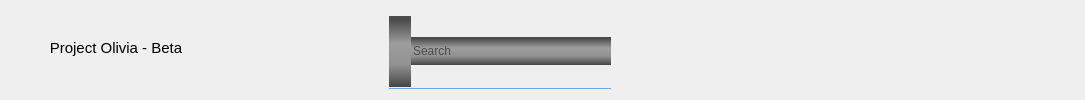
     <widget class="QWidget" name="top_widget" native="true">
      <property name="sizePolicy">
       <sizepolicy hsizetype="Preferred" vsizetype="Maximum">
        <horstretch>0</horstretch>
        <verstretch>0</verstretch>
       </sizepolicy>
      </property>
      <property name="focusPolicy">
       <enum>Qt::ClickFocus</enum>
      </property>
      <property name="styleSheet">
       <string notr="true">QWidget#top_widget{
}</string>
      </property>
      <layout class="QHBoxLayout" name="horizontalLayout_4">
       <property name="topMargin">
        <number>7</number>
       </property>
       <item>
        <widget class="QPushButton" name="menu">
         <property name="styleSheet">
          <string notr="true">border:none;
background-color: transparent;</string>
         </property>
         <property name="text">
          <string/>
         </property>
         <property name="icon">
          <iconset resource="icons.qrc">
           <normaloff>:/icons/close.png</normaloff>:/icons/close.png</iconset>
         </property>
         <property name="iconSize">
          <size>
           <width>28</width>
           <height>28</height>
          </size>
         </property>
        </widget>
       </item>
       <item>
        <widget class="QLabel" name="label_6">
         <property name="styleSheet">
          <string notr="true">background-color: rgba(242, 241, 240,0);
border:none;</string>
         </property>
         <property name="text">
          <string>&lt;!DOCTYPE HTML PUBLIC &quot;-//W3C//DTD HTML 4.0//EN&quot; &quot;http://www.w3.org/TR/REC-html40/strict.dtd&quot;&gt;
&lt;html&gt;&lt;head&gt;&lt;meta name=&quot;qrichtext&quot; content=&quot;1&quot; /&gt;&lt;style type=&quot;text/css&quot;&gt;
p, li { white-space: pre-wrap; }
&lt;/style&gt;&lt;/head&gt;&lt;body style=&quot; font-family:'Sans Serif'; font-size:9pt; font-weight:400; font-style:normal;&quot;&gt;
&lt;p style=&quot; margin-top:12px; margin-bottom:12px; margin-left:0px; margin-right:0px; -qt-block-indent:0; text-indent:0px;&quot;&gt;&lt;span style=&quot; font-family:'Ubuntu'; font-size:11pt;&quot;&gt;Project Olivia - Beta&lt;/span&gt;&lt;/p&gt;&lt;/body&gt;&lt;/html&gt;</string>
         </property>
         <property name="alignment">
          <set>Qt::AlignCenter</set>
         </property>
        </widget>
       </item>
       <item>
        <spacer name="horizontalSpacer_2">
         <property name="orientation">
          <enum>Qt::Horizontal</enum>
         </property>
         <property name="sizeHint" stdset="0">
          <size>
           <width>40</width>
           <height>20</height>
          </size>
         </property>
        </spacer>
       </item>
       <item>
        <spacer name="horizontalSpacer_5">
         <property name="orientation">
          <enum>Qt::Horizontal</enum>
         </property>
         <property name="sizeType">
          <enum>QSizePolicy::Fixed</enum>
         </property>
         <property name="sizeHint" stdset="0">
          <size>
           <width>160</width>
           <height>10</height>
          </size>
         </property>
        </spacer>
       </item>
       <item>
        <widget class="QWidget" name="searchWidget" native="true">
         <property name="styleSheet">
          <string notr="true">border-bottom: 1px solid rgba(42,130,218,169);
 </string>
         </property>
         <layout class="QHBoxLayout" name="horizontalLayout_5">
          <property name="spacing">
           <number>0</number>
          </property>
          <property name="sizeConstraint">
           <enum>QLayout::SetDefaultConstraint</enum>
          </property>
          <property name="leftMargin">
           <number>0</number>
          </property>
          <property name="rightMargin">
           <number>0</number>
          </property>
          <property name="bottomMargin">
           <number>2</number>
          </property>
          <item>
           <widget class="QLabel" name="label_5">
            <property name="sizePolicy">
             <sizepolicy hsizetype="Maximum" vsizetype="Preferred">
              <horstretch>0</horstretch>
              <verstretch>0</verstretch>
             </sizepolicy>
            </property>
            <property name="minimumSize">
             <size>
              <width>22</width>
              <height>28</height>
             </size>
            </property>
            <property name="autoFillBackground">
             <bool>false</bool>
            </property>
            <property name="styleSheet">
             <string notr="true">background-color: qlineargradient(spread:pad, x1:0, y1:0, x2:0, y2:1, stop:0.0555556 rgba(0, 0, 0, 174), stop:0.38764 rgba(0, 1, 1, 88), stop:0.679775 rgba(0, 0, 0, 99), stop:1 rgba(0, 0, 0, 181));
border:none;
border-radius:0px;</string>
            </property>
            <property name="text">
             <string/>
            </property>
            <property name="scaledContents">
             <bool>false</bool>
            </property>
            <property name="alignment">
             <set>Qt::AlignCenter</set>
            </property>
            <property name="wordWrap">
             <bool>false</bool>
            </property>
            <property name="textInteractionFlags">
             <set>Qt::NoTextInteraction</set>
            </property>
           </widget>
          </item>
          <item>
           <widget class="QLineEdit" name="search">
            <property name="sizePolicy">
             <sizepolicy hsizetype="Preferred" vsizetype="Fixed">
              <horstretch>0</horstretch>
              <verstretch>0</verstretch>
             </sizepolicy>
            </property>
            <property name="minimumSize">
             <size>
              <width>200</width>
              <height>28</height>
             </size>
            </property>
            <property name="styleSheet">
             <string notr="true">background-color: qlineargradient(spread:pad, x1:0, y1:0, x2:0, y2:1, stop:0.0555556 rgba(0, 0, 0, 174), stop:0.38764 rgba(0, 1, 1, 88), stop:0.679775 rgba(0, 0, 0, 99), stop:1 rgba(0, 0, 0, 181));
border:none;

border-radius:0px;</string>
            </property>
            <property name="text">
             <string/>
            </property>
            <property name="placeholderText">
             <string>Search</string>
            </property>
           </widget>
          </item>
         </layout>
        </widget>
       </item>
       <item>
        <widget class="QWidget" name="systemTitleBarSpacerWidget" native="true">
         <layout class="QHBoxLayout" name="horizontalLayout_10">
          <property name="spacing">
           <number>0</number>
          </property>
          <property name="leftMargin">
           <number>0</number>
          </property>
          <property name="topMargin">
           <number>0</number>
          </property>
          <property name="rightMargin">
           <number>0</number>
          </property>
          <property name="bottomMargin">
           <number>0</number>
          </property>
          <item>
           <spacer name="horizontalSpacer_6">
            <property name="orientation">
             <enum>Qt::Horizontal</enum>
            </property>
            <property name="sizeType">
             <enum>QSizePolicy::Fixed</enum>
            </property>
            <property name="sizeHint" stdset="0">
             <size>
              <width>75</width>
              <height>0</height>
             </size>
            </property>
           </spacer>
          </item>
         </layout>
        </widget>
       </item>
       <item>
        <spacer name="horizontalSpacer_3">
         <property name="orientation">
          <enum>Qt::Horizontal</enum>
         </property>
         <property name="sizeHint" stdset="0">
          <size>
           <width>40</width>
           <height>20</height>
          </size>
         </property>
        </spacer>
       </item>
       <item>
        <widget class="ScrollText" name="playing">
         <property name="sizePolicy">
          <sizepolicy hsizetype="Preferred" vsizetype="Expanding">
           <horstretch>0</horstretch>
           <verstretch>0</verstretch>
          </sizepolicy>
         </property>
         <property name="minimumSize">
          <size>
           <width>200</width>
           <height>0</height>
          </size>
         </property>
         <property name="font">
          <font>
           <pointsize>14</pointsize>
          </font>
         </property>
         <property name="text">
          <string/>
         </property>
        </widget>
       </item>
       <item>
        <widget class="QWidget" name="widget" native="true">
         <property name="minimumSize">
          <size>
           <width>18</width>
           <height>0</height>
          </size>
         </property>
         <property name="maximumSize">
          <size>
           <width>18</width>
           <height>16777215</height>
          </size>
         </property>
         <layout class="QVBoxLayout" name="verticalLayout_16">
          <property name="spacing">
           <number>0</number>
          </property>
          <property name="leftMargin">
           <number>0</number>
          </property>
          <property name="topMargin">
           <number>0</number>
          </property>
          <property name="rightMargin">
           <number>0</number>
          </property>
          <property name="bottomMargin">
           <number>0</number>
          </property>
          <item>
           <widget class="WaitingSpinnerWidget" name="webview_loader" native="true">
            <property name="sizePolicy">
             <sizepolicy hsizetype="Maximum" vsizetype="Preferred">
              <horstretch>0</horstretch>
              <verstretch>0</verstretch>
             </sizepolicy>
            </property>
            <property name="minimumSize">
             <size>
              <width>18</width>
              <height>18</height>
             </size>
            </property>
           </widget>
          </item>
         </layout>
        </widget>
       </item>
       <item>
        <widget class="QFrame" name="windowControls">
         <property name="styleSheet">
          <string notr="true">border-radius:0px;</string>
         </property>
         <layout class="QHBoxLayout" name="horizontalLayout_13">
          <property name="spacing">
           <number>4</number>
          </property>
          <property name="leftMargin">
           <number>1</number>
          </property>
          <property name="topMargin">
           <number>1</number>
          </property>
          <property name="rightMargin">
           <number>1</number>
          </property>
          <property name="bottomMargin">
           <number>1</number>
          </property>
          <item>
           <widget class="controlButton" name="fullScreen">
            <property name="sizePolicy">
             <sizepolicy hsizetype="Maximum" vsizetype="Maximum">
              <horstretch>0</horstretch>
              <verstretch>0</verstretch>
             </sizepolicy>
            </property>
            <property name="maximumSize">
             <size>
              <width>20</width>
              <height>20</height>
             </size>
            </property>
            <property name="focusPolicy">
             <enum>Qt::NoFocus</enum>
            </property>
            <property name="toolTip">
             <string>FullScreen</string>
            </property>
            <property name="styleSheet">
             <string notr="true">border:none;
background-color: transparent;</string>
            </property>
            <property name="text">
             <string/>
            </property>
            <property name="icon">
             <iconset resource="icons.qrc">
              <normaloff>:/icons/fullscreen.png</normaloff>:/icons/fullscreen.png</iconset>
            </property>
            <property name="iconSize">
             <size>
              <width>20</width>
              <height>20</height>
             </size>
            </property>
           </widget>
          </item>
          <item>
           <widget class="QWidget" name="windowControls_main" native="true">
            <layout class="QHBoxLayout" name="horizontalLayout_9">
             <property name="spacing">
              <number>4</number>
             </property>
             <property name="leftMargin">
              <number>0</number>
             </property>
             <property name="topMargin">
              <number>0</number>
             </property>
             <property name="rightMargin">
              <number>0</number>
             </property>
             <property name="bottomMargin">
              <number>0</number>
             </property>
             <item>
              <widget class="QPushButton" name="minimize">
               <property name="sizePolicy">
                <sizepolicy hsizetype="Maximum" vsizetype="Maximum">
                 <horstretch>0</horstretch>
                 <verstretch>0</verstretch>
                </sizepolicy>
               </property>
               <property name="maximumSize">
                <size>
                 <width>24</width>
                 <height>24</height>
                </size>
               </property>
               <property name="focusPolicy">
                <enum>Qt::NoFocus</enum>
               </property>
               <property name="toolTip">
                <string>Minimize</string>
               </property>
               <property name="styleSheet">
                <string notr="true">border:none;
background-color: transparent;</string>
               </property>
               <property name="text">
                <string/>
               </property>
               <property name="icon">
                <iconset resource="icons.qrc">
                 <normaloff>:/icons/_minimize.png</normaloff>:/icons/_minimize.png</iconset>
               </property>
               <property name="iconSize">
                <size>
                 <width>16</width>
                 <height>16</height>
                </size>
               </property>
              </widget>
             </item>
             <item>
              <widget class="QPushButton" name="maximize">
               <property name="sizePolicy">
                <sizepolicy hsizetype="Maximum" vsizetype="Maximum">
                 <horstretch>0</horstretch>
                 <verstretch>0</verstretch>
                </sizepolicy>
               </property>
               <property name="maximumSize">
                <size>
                 <width>24</width>
                 <height>24</height>
                </size>
               </property>
               <property name="focusPolicy">
                <enum>Qt::NoFocus</enum>
               </property>
               <property name="toolTip">
                <string>Maximize</string>
               </property>
               <property name="styleSheet">
                <string notr="true">border:none;
background-color: transparent;</string>
               </property>
               <property name="text">
                <string/>
               </property>
               <property name="icon">
                <iconset resource="icons.qrc">
                 <normaloff>:/icons/_maximize.png</normaloff>:/icons/_maximize.png</iconset>
               </property>
               <property name="iconSize">
                <size>
                 <width>16</width>
                 <height>16</height>
                </size>
               </property>
              </widget>
             </item>
             <item>
              <widget class="QPushButton" name="close">
               <property name="sizePolicy">
                <sizepolicy hsizetype="Maximum" vsizetype="Maximum">
                 <horstretch>0</horstretch>
                 <verstretch>0</verstretch>
                </sizepolicy>
               </property>
               <property name="maximumSize">
                <size>
                 <width>24</width>
                 <height>24</height>
                </size>
               </property>
               <property name="focusPolicy">
                <enum>Qt::NoFocus</enum>
               </property>
               <property name="toolTip">
                <string>Close</string>
               </property>
               <property name="styleSheet">
                <string notr="true">border:none;
background-color: transparent;</string>
               </property>
               <property name="text">
                <string/>
               </property>
               <property name="icon">
                <iconset resource="icons.qrc">
                 <normaloff>:/icons/_close.png</normaloff>:/icons/_close.png</iconset>
               </property>
               <property name="iconSize">
                <size>
                 <width>16</width>
                 <height>16</height>
                </size>
               </property>
              </widget>
             </item>
            </layout>
           </widget>
          </item>
         </layout>
        </widget>
       </item>
      </layout>
     </widget>
